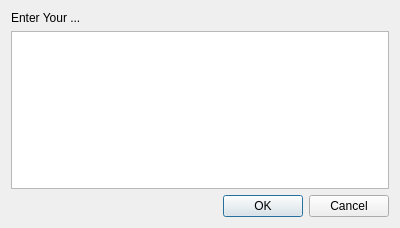
<?xml version="1.0" encoding="UTF-8"?>
<ui version="4.0">
 <class>Dialog</class>
 <widget class="QDialog" name="Dialog">
  <property name="geometry">
   <rect>
    <x>0</x>
    <y>0</y>
    <width>400</width>
    <height>228</height>
   </rect>
  </property>
  <property name="windowTitle">
   <string>Input</string>
  </property>
  <layout class="QVBoxLayout" name="verticalLayout">
   <item>
    <widget class="QLabel" name="label">
     <property name="text">
      <string>Enter Your ...</string>
     </property>
    </widget>
   </item>
   <item>
    <widget class="QPlainTextEdit" name="plainTextEdit"/>
   </item>
   <item>
    <widget class="QDialogButtonBox" name="buttonBox">
     <property name="orientation">
      <enum>Qt::Horizontal</enum>
     </property>
     <property name="standardButtons">
      <set>QDialogButtonBox::Cancel|QDialogButtonBox::Ok</set>
     </property>
    </widget>
   </item>
  </layout>
 </widget>
 <resources/>
 <connections>
  <connection>
   <sender>buttonBox</sender>
   <signal>accepted()</signal>
   <receiver>Dialog</receiver>
   <slot>accept()</slot>
   <hints>
    <hint type="sourcelabel">
     <x>248</x>
     <y>254</y>
    </hint>
    <hint type="destinationlabel">
     <x>157</x>
     <y>274</y>
    </hint>
   </hints>
  </connection>
  <connection>
   <sender>buttonBox</sender>
   <signal>rejected()</signal>
   <receiver>Dialog</receiver>
   <slot>reject()</slot>
   <hints>
    <hint type="sourcelabel">
     <x>316</x>
     <y>260</y>
    </hint>
    <hint type="destinationlabel">
     <x>286</x>
     <y>274</y>
    </hint>
   </hints>
  </connection>
 </connections>
</ui>
